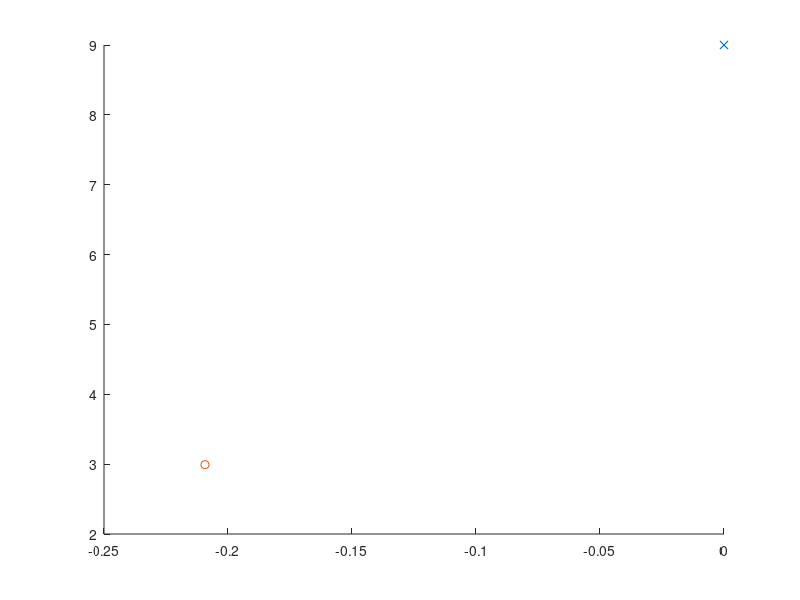

This chart was generated by the following MATLAB code: (Note: this script raises an error after producing the figure.)
global Xg; global Zg; global Xo; global Zo; global numobstacles;
hold on;

distg = 9;
disto = 3;
numobstacles = 1;

Xg = sin(0/180*pi)*distg;
Zg = cos(0/180*pi)*distg;
plot(Xg,Zg,'x');

for i=1:3
Xo = sin(-4/180*pi)*(disto+i-1);
Zo = cos(-4/180*pi)*(disto+i-1);
plot(Xo,Zo,'o');


% ode45('fajen',[0 dg(y0(3),y0(4))],y0); 
% ode45('fajen',[0 20],y0);
y0 = [0 0 0 0];
[t,y] = ode45('fajen',[0 dg(y0(3),y0(4))],y0); 
x=y(:,3);
z=y(:,4);

plot(x,z);
end